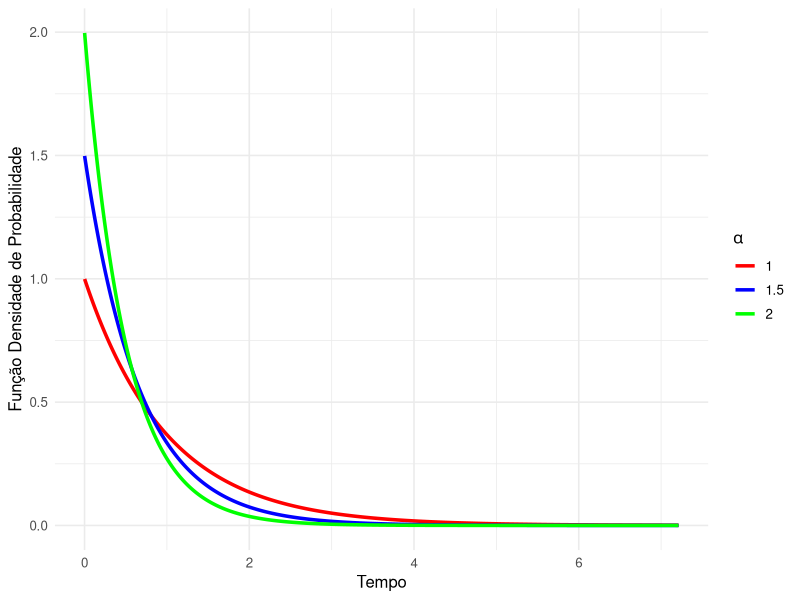
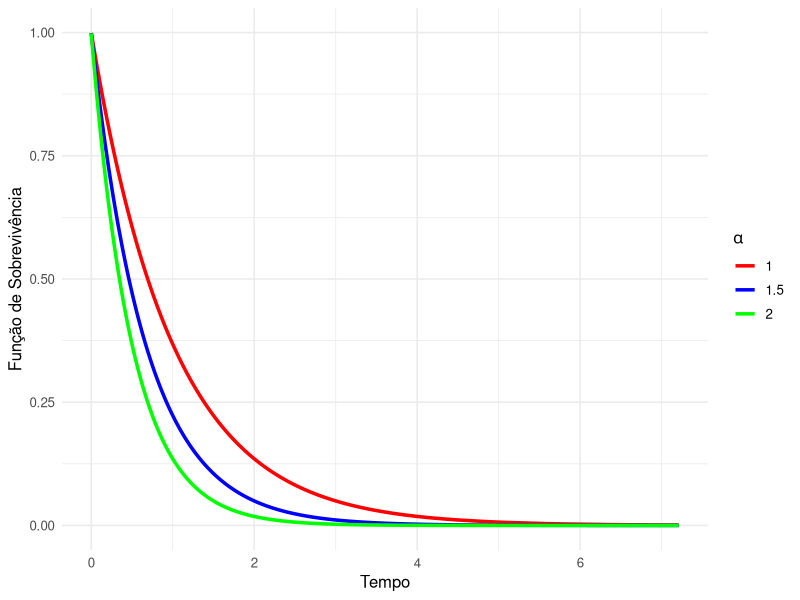
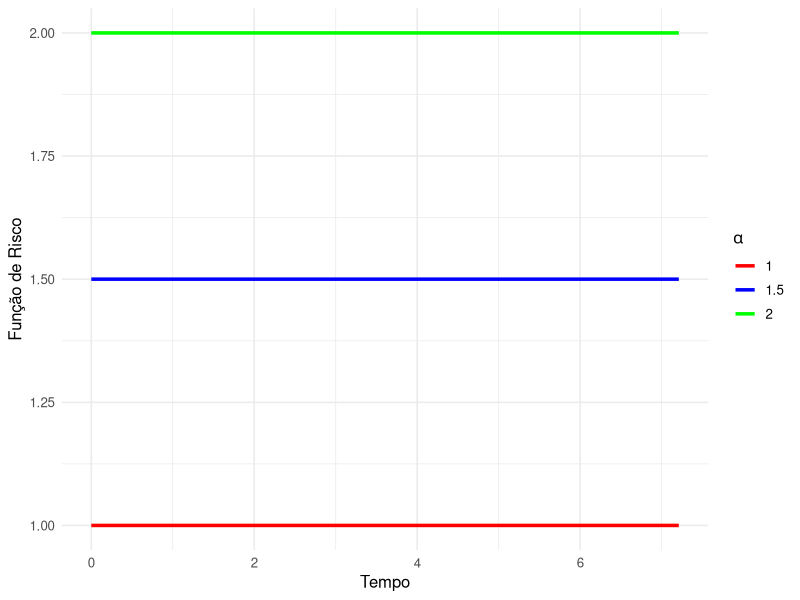
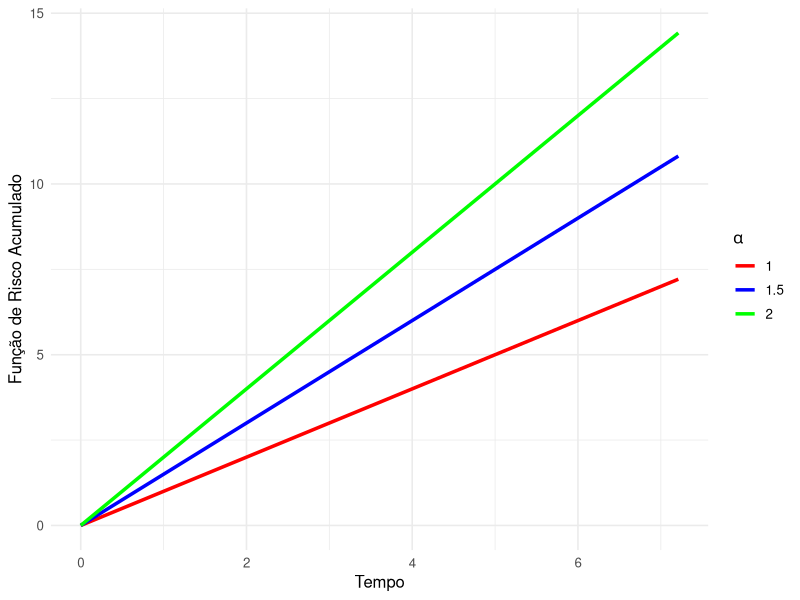
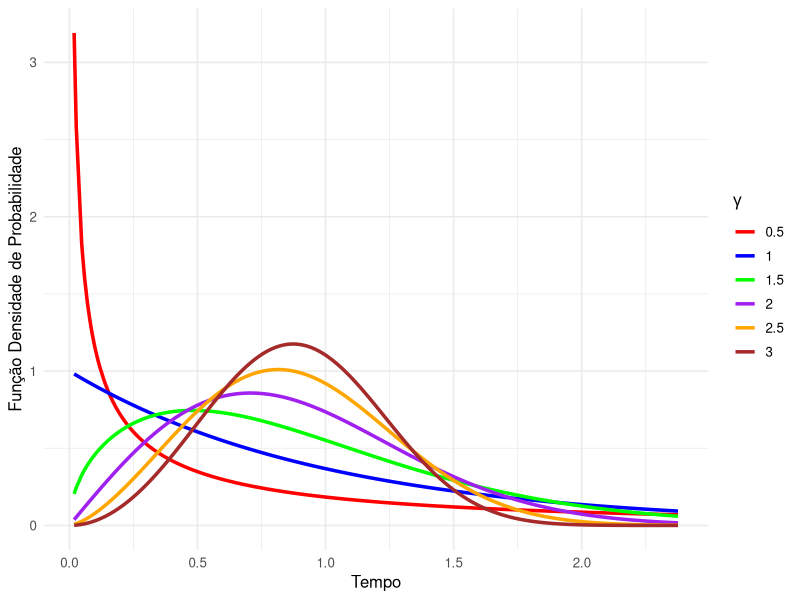
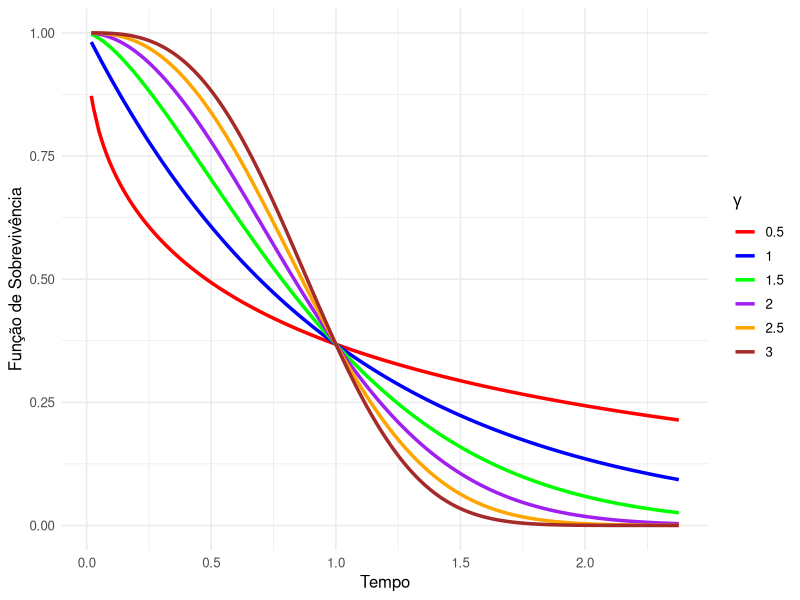
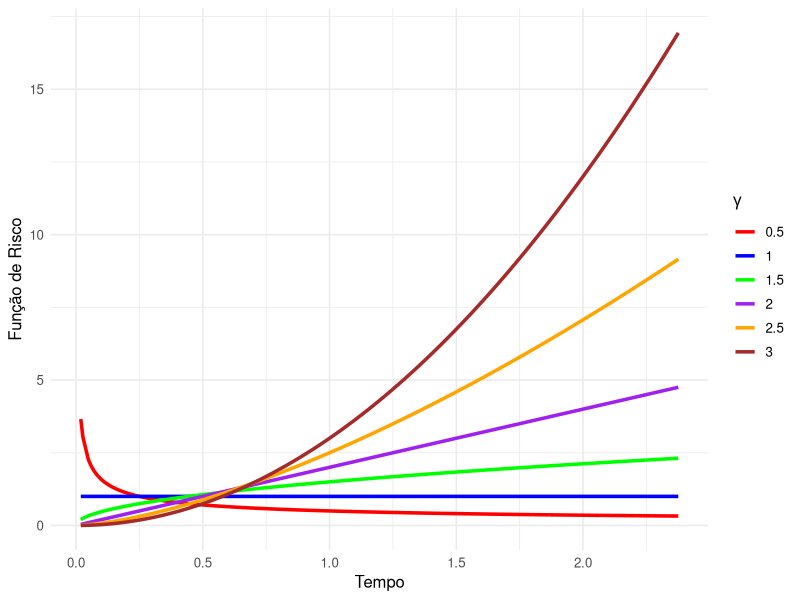
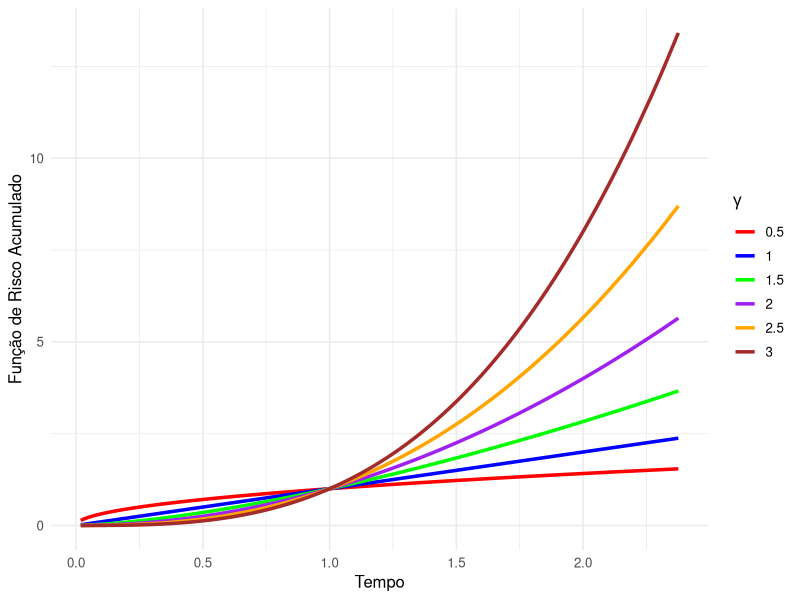

The R script that drew these images, in order:
# -----------------------
# [1] ATIVAÇÃO DE PACOTES
# -----------------------
library(dplyr)
library(ggplot2)

set.seed(123)
n <- 1000 # Tamanho da amostra simulada

# ---------------------------
# [1] DISTRIBUIÇÃO EXPONENCIAL
# ---------------------------
# -------------
# [1.1] FUNÇÕES
# -------------
ftexp <- function(t, alpha) alpha * exp(-alpha * t)
Stexp <- function(t, alpha) exp(-alpha * t)
htexp <- function(t, alpha) rep(alpha, length(t))
Ltexp <- function(t, alpha) alpha * t

# ----------------------------------------
# [1.2] SIMULAÇÃO E VARIAÇÃO DE PARÂMETROS
# ----------------------------------------
n <- 1000                  # Tamanho amostral
tempo <- rexp(n, rate = 1) # Simulando dados de uma exponencial
alphas <- c(1, 1.5, 2)     # Valores do parâmetro a serem avaliados

# Criando um Data Frame com valores das funções
dados <- do.call(rbind, lapply(alphas, function(alpha) {
  data.frame(
    tempo = sort(tempo),
    ft = ftexp(sort(tempo), alpha),
    St = Stexp(sort(tempo), alpha),
    ht = htexp(sort(tempo), alpha),
    Lt = Ltexp(sort(tempo), alpha),
    alpha = factor(alpha)
  )
}))

# --------------------
# [1.3] FUNÇÃO GRÁFICA
# --------------------
PlotFunction <- function(dados, ft, label) {
  ggplot(data = dados, aes_string(x = "tempo", y = ft, color = "alpha")) +
    geom_line(size = 1.2) +
    labs(
      x = "Tempo",
      y = label, 
      color = expression(alpha)
    ) +
    scale_color_manual(
      values = c("red", "blue", "green"),
      labels = scales::parse_format()(levels(dados$alpha))
    ) +
    theme_minimal(base_size = 12)
}

# Plotando a função densidade de probabilidade
PlotFunction(dados, "ft", "Função Densidade de Probabilidade")

# Plotando a função de sobrevivência
PlotFunction(dados, "St", "Função de Sobrevivência")

# Plotando a função de risco
PlotFunction(dados, "ht", "Função de Risco")

# Plotando a função de risco acumulado
PlotFunction(dados, "Lt", "Função de Risco Acumulado")

# ------------------------
# [2] DISTRIBUIÇÃO WEIBULL
# ------------------------
# -------------
# [2.1] FUNÇÕES
# -------------
ftexp <- function(t, gamma, alpha) {
  ft <- gamma*alpha^(-gamma)*t^(gamma-1)*exp(-(t/alpha)^gamma)
  return(ft)
}
Stexp <- function(t, gamma, alpha) {
  St <- exp(-(t/alpha)^gamma)
  return(St)
}
htexp <- function(t, gamma, alpha) {
  ht <- gamma*alpha^(-gamma)*t^(gamma-1)
  return(ht)
}
Ltexp <- function(t, gamma, alpha) {
  Lt <- (t/alpha)^gamma
  return(Lt)
}

# ----------------------------------------
# [2.2] SIMULAÇÃO E VARIAÇÃO DE PARÂMETROS
# ----------------------------------------
n <- 1000                                  # Tamanho amostral
tempo <- rweibull(n, shape = 2, scale = 1) # Simulando dados de uma Weibull
alpha <- 1                                 # Fixo para simplificar
gammas <- c(0.5, 1.0, 1.5, 2.0, 2.5, 3.0)  # # Valores do parâmetro a serem avaliados

# Criando um Data Frame com valores das funções
dados <- do.call(rbind, lapply(gammas, function(gamma) {
  data.frame(
    tempo = sort(tempo),
    ft = ftexp(sort(tempo), gamma, alpha),
    St = Stexp(sort(tempo), gamma, alpha),
    ht = htexp(sort(tempo), gamma, alpha),
    Lt = Ltexp(sort(tempo), gamma, alpha),
    gamma = factor(gamma)
  )
}))

# --------------------
# [2.3] FUNÇÃO GRÁFICA
# --------------------
PlotFunction <- function(dados, ft, label) {
  ggplot(data = dados, aes_string(x = "tempo", y = ft, color = "gamma")) +
    geom_line(size = 1.2) +
    labs(
      x = "Tempo",
      y = label, 
      color = expression(gamma)
    ) +
    scale_color_manual(
      values = c("red", "blue", "green", "purple", "orange", "brown"),
      labels = scales::parse_format()(levels(dados$gamma))
    ) +
    theme_minimal(base_size = 12)
}

# Plotando a função densidade de probabilidade
PlotFunction(dados, "ft", "Função Densidade de Probabilidade")

# Plotando a função de sobrevivência
PlotFunction(dados, "St", "Função de Sobrevivência")

# Plotando a função de risco
PlotFunction(dados, "ht", "Função de Risco")

# Plotando a função de risco acumulado
PlotFunction(dados, "Lt", "Função de Risco Acumulado")

# ---------------------------
# [3] DISTRIBUIÇÃO LOG-NORMAL
# ---------------------------
# -------------
# [3.1] FUNÇÕES
# -------------
ftlnorm <- function(t, mu, sigma) {
  (1 / (t * sigma * sqrt(2 * pi))) * exp(-0.5 * ((log(t) - mu) / sigma)^2)
}

Stlnorm <- function(t, mu, sigma) {
  1 - pnorm((log(t) - mu) / sigma, lower.tail = TRUE)
}

htlnorm <- function(t, mu, sigma) {
  ftlnorm(t, mu, sigma) / Stlnorm(t, mu, sigma)
}

Ltlnorm <- function(t, mu, sigma) {
  -log(Stlnorm(t, mu, sigma))
}

# ----------------------------------------
# [3.2] SIMULAÇÃO E VARIAÇÃO DE PARÂMETROS
# ----------------------------------------
n <- 1000                                  # Tamanho amostral
tempo <- rlnorm(n, meanlog = 0, sdlog = 1) # Simulando dados de uma Log-normal
mus <- c(0, 0.5, 1, 1.5, 2)                # Valores de mu
sigma <- 1                                 # Valor fixo de sigma

# Criando um Data Frame com valores das funções
dados <- do.call(rbind, lapply(mus, function(mu) {
  data.frame(
    tempo = sort(tempo),
    ft = ftlnorm(sort(tempo), mu, sigma),
    St = Stlnorm(sort(tempo), mu, sigma),
    ht = htlnorm(sort(tempo), mu, sigma),
    Lt = Ltlnorm(sort(tempo), mu, sigma),
    mu = factor(mu)
  )
}))

# --------------------
# [3.3] FUNÇÃO GRÁFICA
# --------------------
PlotFunction <- function(dados, ft, label) {
  ggplot(data = dados, aes_string(x = "tempo", y = ft, color = "mu")) +
    geom_line(size = 1.2) +
    labs(
      x = "Tempo",
      y = label, 
      color = expression(mu)
    ) +
    scale_color_manual(
      values = c("red", "blue", "green", "purple", "orange"),
      labels = scales::parse_format()(levels(dados$mu))
    ) +
    theme_minimal(base_size = 12)
}

# Plotando a função densidade de probabilidade
PlotFunction(dados, "ft", "Função Densidade de Probabilidade")

# Plotando a função de sobrevivência
PlotFunction(dados, "St", "Função de Sobrevivência")

# Plotando a função de risco
PlotFunction(dados, "ht", "Função de Risco")

# Plotando a função de risco acumulado
PlotFunction(dados, "Lt", "Função de Risco Acumulado")


################################################################################
################################################################################
################################################################################
################################################################################

# --------------------------
# [1] Configurações Iniciais
# --------------------------

# Semente
set.seed(123456789)

# Tamanho Amostral
n <- 1000

# ------------------------
# [2] Distribuição Weibull
# ------------------------
# -------------------------
# [2.1] Simulação dos Dados
# -------------------------

w_shape <- 2   # Parâmetro de Forma
w_scale <- 1.5 # Parâmetro de Escala

# Simulação
w_dados <- rweibull(n, shape = w_shape, scale = w_scale)

# -------------
# [3] Estimação
# -------------
# ----------------------------------------
# [3.1] Método Iterativo de Newton-Raphson
# ----------------------------------------
# ----------------------
# [3.1.1] Função `optim`
# ----------------------

# Definindo Função Log-verossimilhança
logVerossimil <- function(times, theta) {
  # Número de observações
  n <- length(times)
  
  # Distição dos parâmetros
  gamma <- theta[1] # Parâmetro de forma
  alpha <- theta[2] # Parâmetro de escala
  
  # Mudando o nome p/ facilitar a escrita
  t <- times
  
  # Função Log-verossimilhança
  flv <- log(gamma)*n - gamma*log(alpha)*n + (gamma - 1)*sum(log(t)) - sum((t/alpha)^gamma)
  
  # Retorna o valor simétrico
  return(-flv)
}

# Vetor de Parâmetros: Chute inicial
theta0 <- c(1, 1)

# Obtendo as estimativas
estimate <- optim(
  par = theta0,
  fn = logVerossimil,
  method = "BFGS",
  hessian = TRUE,
  times = w_dados
)

# Resultados
print(estimate)

# -----------------
# [3.1.1] Algoritmo
# -----------------
# -------------------------
# [3.1.1.1] Vetor Gradiente
# -------------------------
GRADIEN <- function(times, theta) {
  # Número de observações
  n <- length(times)
  
  # Distição dos parâmetros
  gamma <- theta[1] # Parâmetro de forma
  alpha <- theta[2] # Parâmetro de escala
  
  # Mudando o nome p/ facilitar a escrita
  t <- times
  
  # Derivadas Parciais
  DerivGamma <- n/gamma - log(alpha)*n + sum(log(t)) - sum(((t/alpha)^gamma)*log(t/alpha))
  DerivAlpha <- -(gamma/alpha)*n + gamma*(alpha^(-gamma-1))*sum(t^gamma)
  
  # Vetor Gradiente
  gradient <- c(DerivGamma, DerivAlpha)
  
  # Retornar
  return(gradient)
}

# -----------------------
# [2.2.2] Matriz Hessiana
# -----------------------
HESSIAN <- function(times, theta) {
  # Número de observações
  n <- length(times)
  
  # Distição dos parâmetros
  gamma <- theta[1] # Parâmetro de forma
  alpha <- theta[2] # Parâmetro de escala
  
  # Mudando o nome p/ facilitar a escrita
  t <- times
  
  # Derivadas de 2ª ordem
  D2Gamma <- - n/gamma^2 - sum(((t/alpha)^gamma)*(log(t/alpha)^2))
  D2Alpha <- - (gamma/alpha^2)*n - gamma*(gamma + 1)*(alpha^(-gamma-2))*sum(t^gamma)
  D2 <- -n*alpha + (alpha^(-gamma-1))*sum((t^gamma)*(gamma*log(t/alpha) + 1))
  
  # Matriz Hessiana
  H <- matrix(
    data = c(D2Gamma, D2, D2, D2Alpha),
    nrow = 2, ncol = 2
  )
  
  # Retornar
  return(H)
}

# --------------------------------------
# [3] Método Iterativo de Newton-Raphson
# --------------------------------------
theta0 <- c(1, 1)     # Chute Inicial
diff <- 1             # Diferença entre o passo atual e o passo anterior
error <- 10^(-8)      # Erro tolerável
id <- 1               # Contador da iteração

# Iteração
while (diff > error) {
  # Vetor Gradiente e Matriz Hessiana
  U <- GRADIEN(times = w_dados, theta = theta0) # Vetor Escore
  H <- HESSIAN(times = w_dados, theta = theta0) # Matriz Hessiana
  
  # Solução do sistema linear H %*% solution = U
  solution <- solve(H, U)
  
  # Atualização do Algoritmo
  theta1 <- theta0 - solution
  
  # Diferença entre os parâmetros
  diff <- max(abs(theta1 - theta0))
  
  # Imprimir resultados na tela
  cat("Iteração:", id, " -  Estimativa = (Forma:", theta1[1], ", Escala:", theta1[2], ") \n")
  
  # Controle do Algoritmo
  theta0 <- theta1
  id <- id + 1
}


# ---------------------------------------------------------
# ---------------------------------------------------------
# ---------------------------------------------------------
# Análise de Sobrevivência - Modelagem de Dados com Censura
# Analista: Breno C R da Silva
# Data: 19/12/2024
# ---------------------------------------------------------
# ---------------------------------------------------------
# ---------------------------------------------------------

# -----------------------
# [1] Ativação de Pacotes
# -----------------------

library(survival)
library(ggplot2)

# -----------------------
# [2] Simulação dos Dados
# -----------------------

# Definindo Semente
set.seed(123)

# Parâmetros
n <- 1000       # Número total de observações
gamma <- 2      # Parâmetro shape da Weibull
alpha <- 1.5    # Parâmetro scale da Weibull
TaxaExp <- 1    # Taxa da distribuição exponencial
propCens <- 1/4 # Proporção desejada de censuras

# Vetores para armazenar os resultados
Tobservado <- numeric(n)
indCensura <- numeric(n)

# Contadores
nFalhas <- 0
nCensuras <- 0

# Loop para gerar os tempos
for (i in 1:n) {
  # Gerar um tempo de falha e um tempo de censura
  Tfalha <- rweibull(1, shape = gamma, scale = alpha)
  Tcensu <- rexp(1, rate = TaxaExp)
  
  # Verificar qual é o menor tempo
  if (Tfalha <= Tcensu) {
    Tobservado[i] <- Tfalha
    indCensura[i] <- 1 # Falha
    nFalhas <- nFalhas + 1
  } else {
    if (nCensuras < propCens * n) {
      Tobservado[i] <- Tcensu
      indCensura[i] <- 0 # Censura
      nCensuras <- nCensuras + 1
    } else {
      Tobservado[i] <- Tfalha
      indCensura[i] <- 1 # Falha
      nFalhas <- nFalhas + 1
    }
  }
}

# Verificar as proporções
cat("Proporção de falhas:", nFalhas / n, "\n")
cat("Proporção de censuras:", nCensuras / n, "\n")

# Dados simulados
dados <- data.frame(Tempo = Tobservado, Censura = indCensura)

# Histograma
ggplot(data = dados, aes(x = Tempo)) +
  geom_histogram(bins = 15, fill = "blue") +
  #xlim(c(0, max(dados$Tempo))) +
  labs(x = "Tempo", y = "Frequência") +
  theme_minimal(base_size = 14)

# -------------
# [3] Estimação
# -------------
# -------------------------------
# [3.1] Estimação Não Paramátrica
# -------------------------------
# ---------------------------------
# [3.1.1] Estimador de Kaplan-Meier
# ---------------------------------

# Modelo de Kaplan-Meier
ekm <- survfit(Surv(Tempo, Censura) ~ 1, data = dados)

# Formatando como DataFrame
DataEKM <- data.frame(Time = ekm$time, Survival = ekm$surv, Estimação = "Kaplan-Meier")


# ---------------------------
# [3.2] Estimação Paramátrica
# ---------------------------
# --------------------------------
# [3.2.1] Distribuição Exponencial
# --------------------------------

# Função de Sobrevivência
Stexp <- function(t, alpha) exp(-alpha * t)

# EMV de α
emvExp <- sum(dados$Censura) / sum(dados$Tempo)

# EMV da Sobrevivência
EMVSurvExp <- Stexp(dados$Tempo, emvExp)

# Formatando como DataFrame
DataExp <- data.frame(Time = dados$Tempo, Survival = EMVSurvExp, 
                      Estimação = "Distrib Exponencial")

# ----------------------------
# [3.2.1] Distribuição Weibull
# ----------------------------

# Função de Sobrevivência
StWeibull <- function(t, gamma, alpha) exp(-(t / alpha)^gamma)

# EMV de γ e α
# 1. Função Log-verossimilhança
logWeibull <- function(theta, dados){
  gamma <- theta[1] # Parâmetro de forma
  alpha <- theta[2] # Parâmetro de escala
  
  t <- dados$Tempo   # Tempo de falha
  c <- dados$Censura # Variável indicadora
  
  logv <- (sum(c) * log(gamma)) - (gamma * log(alpha) * sum(c)) +
    (gamma - 1) * sum(c * log(t)) - sum((t / alpha)^gamma)
  return(-logv)
}

# 2. Otimizando
theta0 <- c(1.5, 1)
estimate <- optim(par = theta0, fn = logWeibull,
                  gr = NULL, method = "BFGS", 
                  hessian = TRUE, dados = dados)

# EMV da Sobrevivência
EMVSurvWeib <- StWeibull(dados$Tempo, estimate$par[1], estimate$par[2])

# Formatando como DataFrame
DataWeib <- data.frame(Time = dados$Tempo, Survival = EMVSurvWeib, 
                       Estimação = "Distrib Weibull")

# --------------------
# [4] Análise Conjunta
# --------------------

# Unindo os dados para visualização
AllData <- rbind(DataEKM, DataExp, DataWeib)

# Gráfico com ggplot2
ggplot(AllData, aes(x = Time, y = Survival)) +
  geom_line(aes(color = Estimação, lwd = Estimação)) +
  labs(x = "Tempo", y = "Probabilidade de Sobrevivência") +
  theme_minimal(base_size = 14) +
  theme(legend.position = "top",
        legend.text = element_text(size = 10)) +
  scale_color_manual(values = c("blue", "green", "red")) +
  scale_linewidth_manual(values = c(1.5, 1.5, 1))


